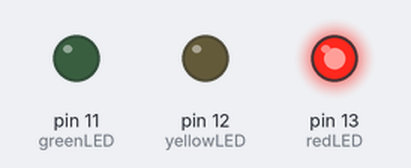
The sketch below on a simulated Arduino Uno, built with avr-gcc and run on an emulated ATmega328P. On the bench: output pins drawn as LEDs (lit = HIGH).

Above: at 1.5 s.
At 3.5 s:
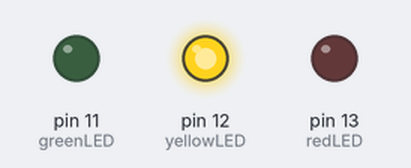
At 5.5 s:
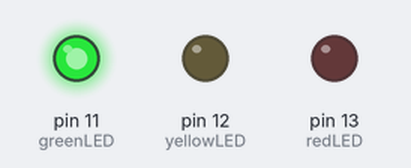
Timing chart, 0 to 10.4 s (numbered marks = the images above):
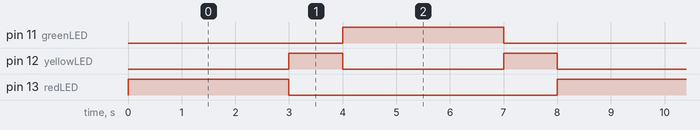

The sketch:

Traffic_light_system.ino
```cpp
// Traffic Light 🚦

int redLED = 13;
int yellowLED = 12;
int greenLED = 11;

void setup() {
  pinMode(redLED, OUTPUT);
  pinMode(yellowLED, OUTPUT);
  pinMode(greenLED, OUTPUT);
}

void loop() {

  // 🔴 RED - Stop
  digitalWrite(redLED, HIGH);
  digitalWrite(yellowLED, LOW);
  digitalWrite(greenLED, LOW);
  delay(3000);

  // 🟡 YELLOW - Get Ready
  digitalWrite(redLED, LOW);
  digitalWrite(yellowLED, HIGH);
  digitalWrite(greenLED, LOW);
  delay(1000);

  // 🟢 GREEN - Go
  digitalWrite(redLED, LOW);
  digitalWrite(yellowLED, LOW);
  digitalWrite(greenLED, HIGH);
  delay(3000);

  // 🟡 YELLOW - Slow Down
  digitalWrite(redLED, LOW);
  digitalWrite(yellowLED, HIGH);
  digitalWrite(greenLED, LOW);
  delay(1000);
}
```

Measured:
- by itself, pin 11 (greenLED), pin 13 (redLED): alternates HIGH for 3.0 s and LOW for 5.0 s
- by itself, pin 12 (yellowLED): alternates HIGH for 1.0 s and LOW for 3.0 s
- by itself, everything shown: repeats every 8.0 s, in 4 steps
